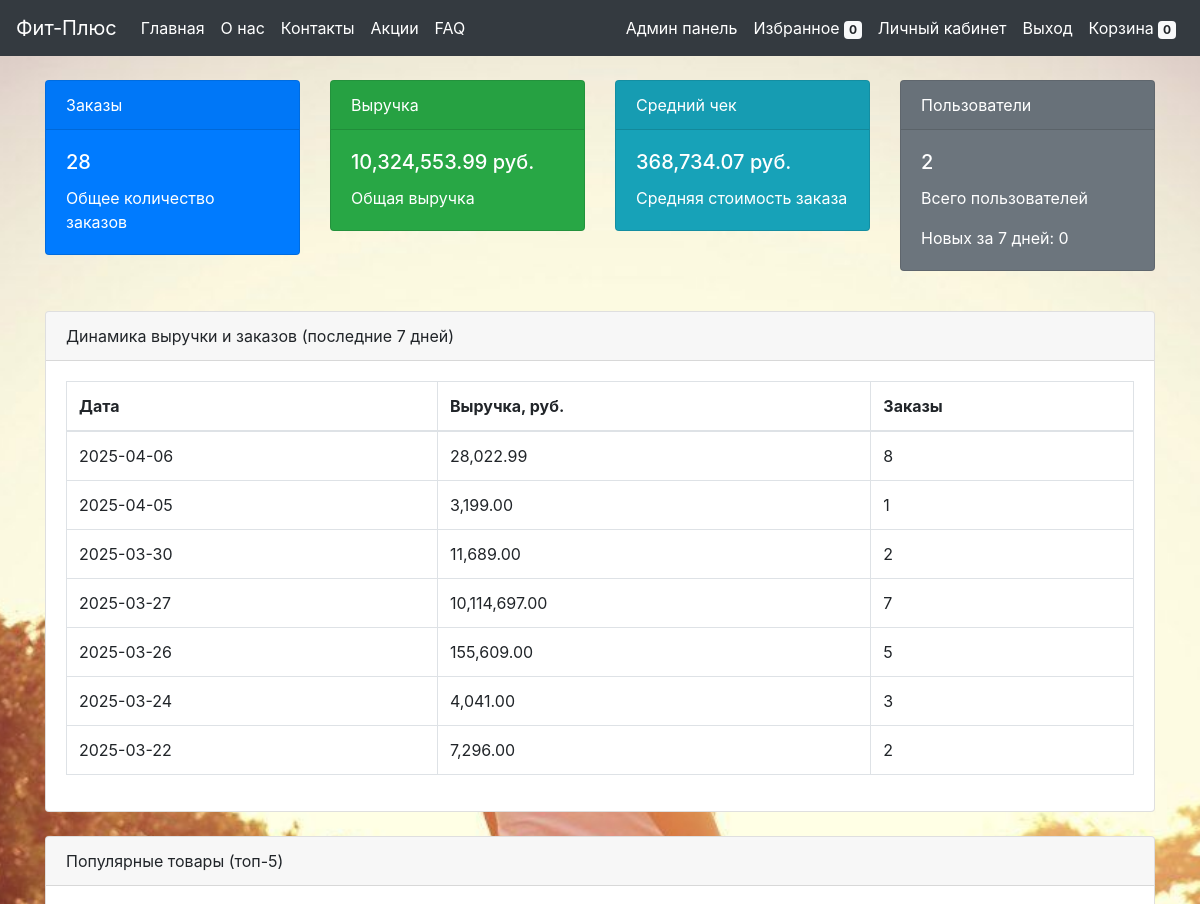
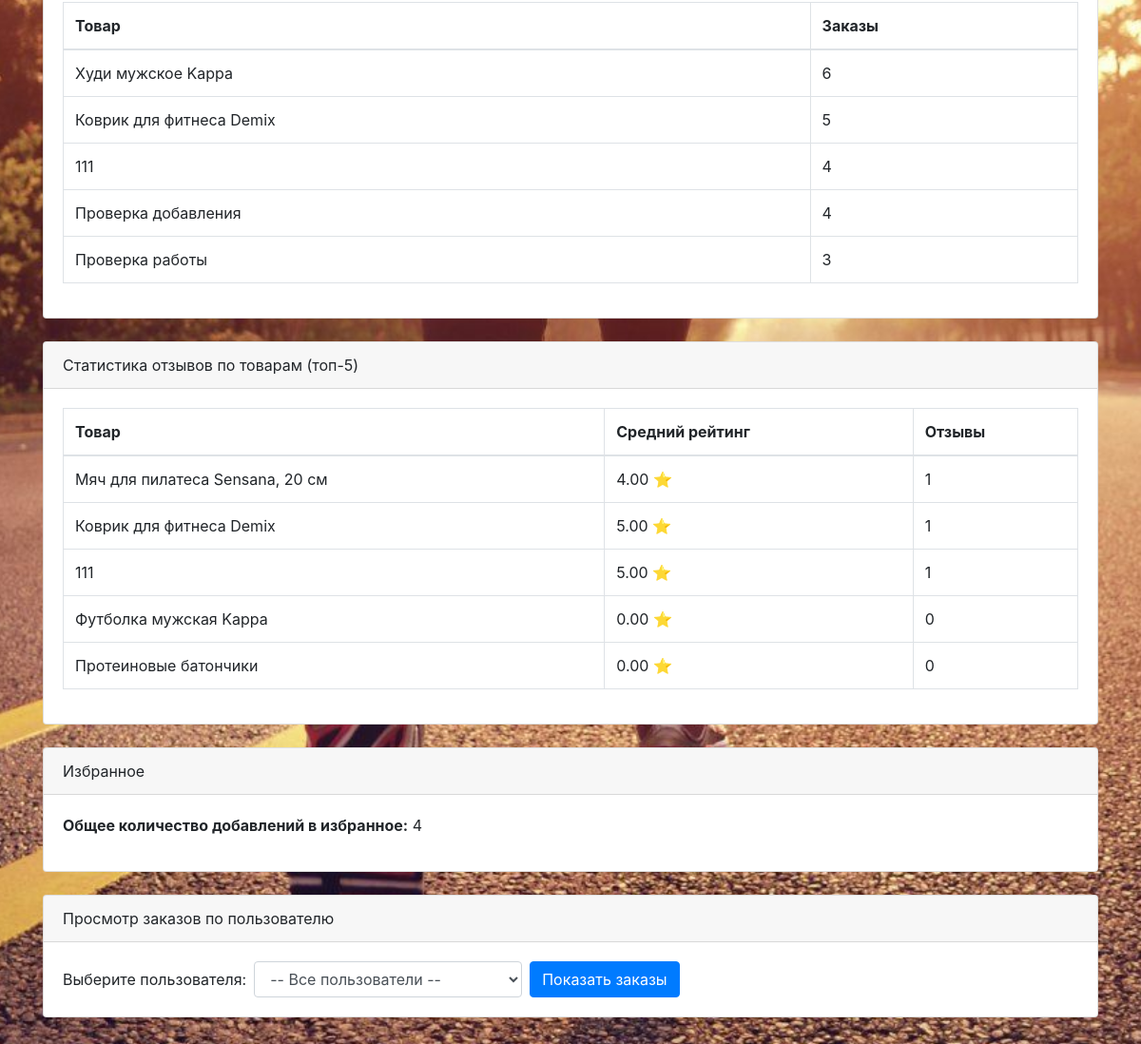
/admin_dashboard.php (signed in), run on the app's committed database (2 pictures, top to bottom).
### tables this page shows
CREATE TABLE `products` (
  `id` int(11) NOT NULL,
  `name` varchar(255) NOT NULL,
  `description` text,
  `color` varchar(255) DEFAULT NULL,
  `material` varchar(255) DEFAULT NULL,
  `country` varchar(50) DEFAULT NULL,
  `size` varchar(30) DEFAULT NULL,
  `price` decimal(10,2) NOT NULL,
  `category_id` int(11) NOT NULL,
  `subcategory_id` int(11) NOT NULL,
  `created_at` timestamp NULL DEFAULT CURRENT_TIMESTAMP,
  `status` enum('active','archived') NOT NULL DEFAULT 'active',
  `stock` int(11) NOT NULL DEFAULT '0',
  `discount` decimal(5,2) NOT NULL DEFAULT '0.00'
);

### admin_dashboard.php (the view, shortened to what this page needs)
<?php
require 'config.php';
$stmt = $pdo->query("SELECT COUNT(*) AS total_orders, IFNULL(SUM(total), 0) AS total_revenue, IFNULL(AVG(total), 0) AS avg_order_value FROM orders");
$stats = $stmt->fetch(PDO::FETCH_ASSOC);
$stmt = $pdo->query("SELECT COUNT(*) AS total_users FROM users");
$totalUsers = $stmt->fetchColumn();
$stmt = $pdo->query("SELECT COUNT(*) FROM users WHERE created_at >= DATE_SUB(CURDATE(), INTERVAL 7 DAY)");
$newUsers = $stmt->fetchColumn();
$stmt = $pdo->query("SELECT DATE(created_at) AS order_date, SUM(total) AS daily_revenue, COUNT(*) AS daily_orders
                     FROM orders
                     GROUP BY DATE(created_at)
                     ORDER BY order_date DESC
                     LIMIT 7");
$dailyStats = $stmt->fetchAll(PDO::FETCH_ASSOC);
$sqlPopular = "SELECT oi.product_id, COUNT(*) AS orders_count, p.name
               FROM order_items oi
               JOIN products p ON oi.product_id = p.id
               GROUP BY oi.product_id
               ORDER BY orders_count DESC
               LIMIT 5";
$stmt = $pdo->query($sqlPopular);
$popularProducts = $stmt->fetchAll(PDO::FETCH_ASSOC);
$stmt = $pdo->query("
    SELECT p.id, p.name, IFNULL(AVG(r.rating), 0) AS product_avg_rating, COUNT(r.id) AS product_reviews
    FROM products p
    LEFT JOIN reviews r ON p.id = r.product_id
    GROUP BY p.id
    ORDER BY product_reviews DESC
    LIMIT 5
");
$productReviewStats = $stmt->fetchAll(PDO::FETCH_ASSOC);
$stmt = $pdo->query("SELECT COUNT(*) AS total_favorites FROM user_favorites");
$totalFavorites = $stmt->fetchColumn();
?>
<?php include 'header.php'; ?>
<div class="container mt-4">
    <div class="row mb-4">
        <div class="col-md-3">
            <div class="card text-white bg-primary mb-3">
                <div class="card-header">Заказы</div>
                <div class="card-body">
                    <h5 class="card-title"><?= htmlspecialchars($stats['total_orders']) ?></h5>
                    <p class="card-text">Общее количество заказов</p>
                </div>
            </div>
        </div>
        <div class="col-md-3">
            <div class="card text-white bg-success mb-3">
                <div class="card-header">Выручка</div>
                <div class="card-body">
                    <h5 class="card-title"><?= number_format($stats['total_revenue'], 2) ?> руб.</h5>
                    <p class="card-text">Общая выручка</p>
                </div>
            </div>
        </div>
        <div class="col-md-3">
            <div class="card text-white bg-info mb-3">
                <div class="card-header">Средний чек</div>
                <div class="card-body">
                    <h5 class="card-title"><?= number_format($stats['avg_order_value'], 2) ?> руб.</h5>
                    <p class="card-text">Средняя стоимость заказа</p>
                </div>
            </div>
        </div>
        <div class="col-md-3">
            <div class="card text-white bg-secondary mb-3">
                <div class="card-header">Пользователи</div>
                <div class="card-body">
                    <h5 class="card-title"><?= htmlspecialchars($totalUsers) ?></h5>
                    <p class="card-text">Всего пользователей</p>
                    <p class="card-text">Новых за 7 дней: <?= htmlspecialchars($newUsers) ?></p>
                </div>
            </div>
        </div>
    </div>
    <div class="card mb-4">
        <div class="card-header">Динамика выручки и заказов (последние 7 дней)</div>
        <div class="card-body">
            <?php if (!empty($dailyStats)): ?>
            <table class="table table-bordered">
                <thead>
                    <tr>
                        <th>Дата</th>
                        <th>Выручка, руб.</th>
                        <th>Заказы</th>
                    </tr>
                </thead>
                <tbody>
                    <?php foreach ($dailyStats as $day): ?>
                        <tr>
                            <td><?= htmlspecialchars($day['order_date']) ?></td>
                            <td><?= number_format($day['daily_revenue'], 2) ?></td>
                            <td><?= htmlspecialchars($day['daily_orders']) ?></td>
                        </tr>
                    <?php endforeach; ?>
                </tbody>
            </table>
            <?php else: ?>
                <p>Нет данных за последние 7 дней.</p>
            <?php endif; ?>
        </div>
    </div>
    <div class="card mb-4">
        <div class="card-header">Популярные товары (топ-5)</div>
        <div class="card-body">
            <?php if (!empty($popularProducts)): ?>
            <table class="table table-bordered">
                <thead>
                    <tr>
                        <th>Товар</th>
                        <th>Заказы</th>
                    </tr>
                </thead>
                <tbody>
                    <?php foreach ($popularProducts as $pop): ?>
                        <tr>
                            <td><?= htmlspecialchars($pop['name']) ?></td>
                            <td><?= htmlspecialchars($pop['orders_count']) ?></td>
                        </tr>
                    <?php endforeach; ?>
                </tbody>
            </table>
            <?php else: ?>
                <p>Нет данных о популярных товарах.</p>
            <?php endif; ?>
        </div>
    </div>
    <div class="card mb-4">
        <div class="card-header">Статистика отзывов по товарам (топ-5)</div>
        <div class="card-body">
            <?php if (!empty($productReviewStats)): ?>
            <table class="table table-bordered">
                <thead>
                    <tr>
                        <th>Товар</th>
                        <th>Средний рейтинг</th>
                        <th>Отзывы</th>
                    </tr>
                </thead>
                <tbody>
                    <?php foreach ($productReviewStats as $prod): ?>
                        <tr>
                            <td><?= htmlspecialchars($prod['name']) ?></td>
                            <td><?= number_format($prod['product_avg_rating'], 2) ?> ⭐</td>
                            <td><?= htmlspecialchars($prod['product_reviews']) ?></td>
                        </tr>
                    <?php endforeach; ?>
                </tbody>
            </table>
            <?php else: ?>
                <p>Нет данных по отзывам по товарам.</p>
            <?php endif; ?>
        </div>
    </div>
    <div class="card mb-4">
        <div class="card-header">Избранное</div>
        <div class="card-body">
            <p><strong>Общее количество добавлений в избранное:</strong> <?= htmlspecialchars($totalFavorites) ?></p>
        </div>
    </div>
    <div class="card mb-4">
        <div class="card-header">Просмотр заказов по пользователю</div>
        <div class="card-body">
            <form method="get" action="admin_dashboard.php" class="form-inline">
                <label class="mr-2" for="userSelect">Выберите пользователя:</label>
                <select name="user_id" id="userSelect" class="form-control mr-2">
                    <option value="0">-- Все пользователи --</option>
                </select>
                <button type="submit" class="btn btn-primary">Показать заказы</button>
            </form>
        </div>
    </div>
</div>

### header.php (shortened to what this page needs)
<!DOCTYPE html>
<html lang="ru">
<head>
    <link rel="stylesheet" href="https://stackpath.bootstrapcdn.com/bootstrap/4.5.2/css/bootstrap.min.css">
    <link rel="stylesheet" href="https://cdnjs.cloudflare.com/ajax/libs/font-awesome/5.15.3/css/all.min.css">
    <link rel="stylesheet" type="text/css" href="CSS/header.css">
</head>
<body>
<nav class="navbar navbar-expand-lg navbar-dark bg-dark fixed-top">
  <a class="navbar-brand" href="index.php">Фит-Плюс</a>
  <div class="collapse navbar-collapse" id="navbarNav">
    <ul class="navbar-nav mr-auto">
      <li class="nav-item"><a class="nav-link" href="index.php">Главная</a></li>
      <li class="nav-item"><a class="nav-link" href="about.php">О нас</a></li>
      <li class="nav-item"><a class="nav-link" href="contacts.php">Контакты</a></li>
      <li class="nav-item"><a class="nav-link" href="promotions.php">Акции</a></li>
      <li class="nav-item"><a class="nav-link" href="faq.php">FAQ</a></li>
    </ul>
    <ul class="navbar-nav">
    <?php if(isset($_SESSION['user'])): ?>
        <?php if($_SESSION['user']['role'] == 'admin'): ?>
            <li class="nav-item"><a class="nav-link" href="admin.php">Админ панель</a></li>
        <?php endif; ?>
        <?php
            $favCount = 0;
            if(isset($_SESSION['favorites']) && is_array($_SESSION['favorites'])) {
                $favCount = count($_SESSION['favorites']);
            }
        ?>
        <li class="nav-item">
            <a class="nav-link" href="favorites.php">
                Избранное <span class="badge badge-light"><?= $favCount ?></span>
            </a>
        </li>
        <li class="nav-item"><a class="nav-link" href="account.php">Личный кабинет</a></li>
        <li class="nav-item"><a class="nav-link" href="logout.php">Выход</a></li>
    <?php endif; ?>
        <li class="nav-item">
            <a class="nav-link" href="cart.php">
                Корзина <span class="badge badge-light">
                <?= isset($_SESSION['cart']) ? array_sum($_SESSION['cart']) : 0; ?>
                </span>
            </a>
        </li>
    </ul>
  </div>
</nav>

### header.css (style rules this page uses)
body { background: url("../icons/background.jpg") no-repeat center center fixed; background-size: cover; margin-bottom: 60px; padding-top: 56px; }
.navbar { background-color: #6c757d; }
.navbar a { color: #fff !important; }

### data on the page
products: name "Мяч для пилатеса Sensana, 20 см", product_avg_rating "4.00", product_reviews "1"
products: name "Коврик для фитнеса Demix", product_avg_rating "5.00", product_reviews "1"
products: name "111", product_avg_rating "5.00", product_reviews "1"
products: name "Футболка мужская Kappa", product_avg_rating "0.00", product_reviews "0"
products: name "Протеиновые батончики", product_avg_rating "0.00", product_reviews "0"

### other printed values
$favCount "0"
array_sum($_SESSION['cart']) "0"
$stats['total_orders'] "28"
$stats['total_revenue'] "10,324,553.99"
$stats['avg_order_value'] "368,734.07"
$totalUsers "2"
$newUsers "0"
$day['order_date'] "2025-04-06"
$day['daily_revenue'] "28,022.99"
$day['daily_orders'] "8"
$day['order_date'] "2025-04-05"
$day['daily_revenue'] "3,199.00"
$day['daily_orders'] "1"
$day['order_date'] "2025-03-30"
$day['daily_revenue'] "11,689.00"
